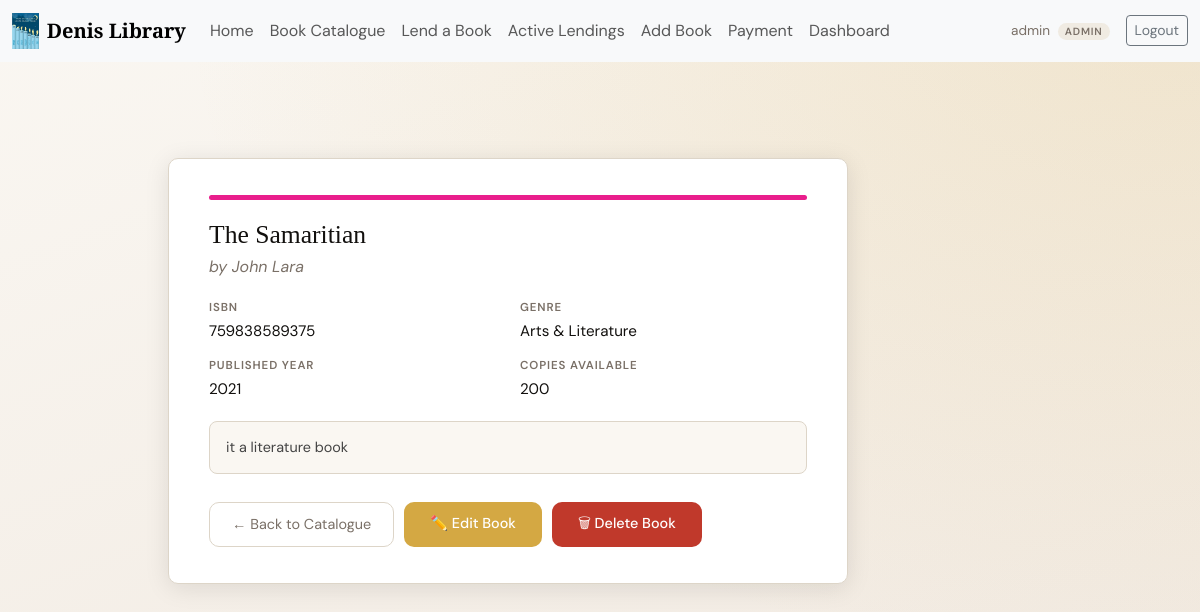
The page /book/1/ (signed in) on the database as committed earlier.
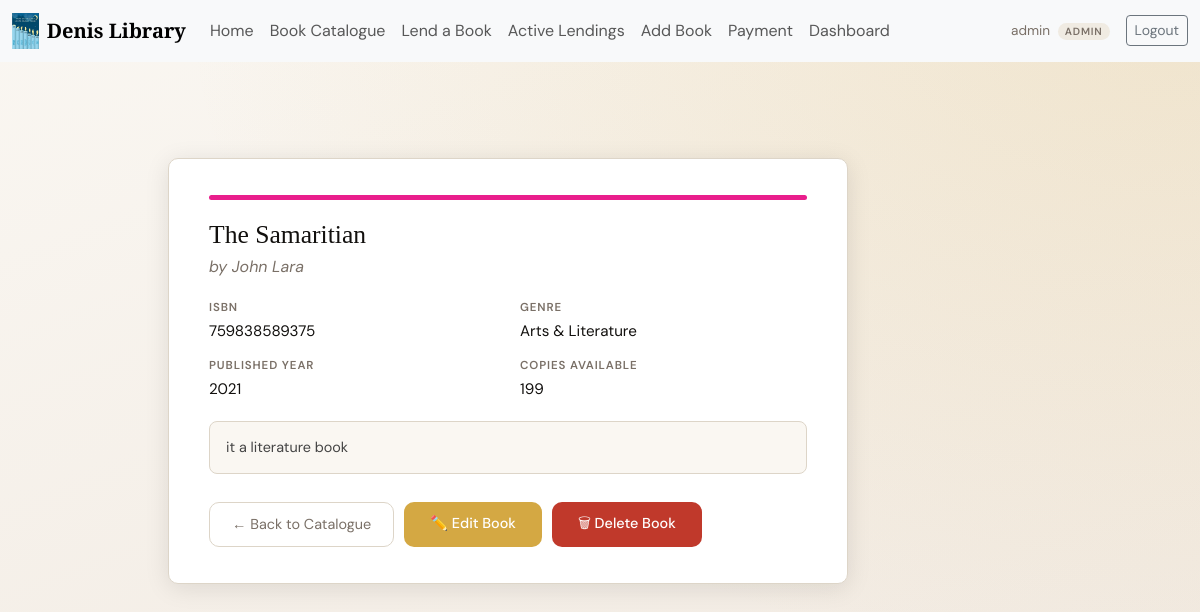
The same page on the database as committed later.
### borrowed_books/models.py (models this page shows, shortened)
class Book(models.Model):
    GENRE_CHOICES = [
        ('fiction', 'Fiction'),
        ('non_fiction', 'Non-Fiction'),
        ('science', 'Science'),
        ('history', 'History'),
        ('biography', 'Biography'),
        ('technology', 'Technology'),
        ('arts', 'Arts & Literature'),
        ('other', 'Other'),
    ]
    title = models.CharField(max_length=255)
    author = models.CharField(max_length=255)
    isbn = models.CharField(max_length=20, unique=True)
    genre = models.CharField(max_length=50, choices=GENRE_CHOICES, default='other')
    published_year = models.PositiveIntegerField()
    copies_available = models.PositiveIntegerField(default=1)
    description = models.TextField(blank=True)
    date_added = models.DateTimeField(auto_now_add=True)
    class Meta:
        ordering = ['-date_added']

### borrowed_books/views.py (the view)
# urls.py: path('book/<int:pk>/', views.BookDetail, name='BookDetail'),   # READ detail → /book/5/
@login_required
def BookDetail(request, pk):
    book = get_object_or_404(Book, pk=pk)
    return render(request, 'BookDetail.html', {'book': book})

### borrowed_books/templates/BookDetail.html (shortened to what this page needs)
{% extends 'base.html' %}
{% block content %}
<main>
  <div class="detail-card">
    <div class="detail-spine genre-{{ book.genre }}"></div>
    <h2>{{ book.title }}</h2>
    <p class="detail-author">by {{ book.author }}</p>
    <div class="detail-grid">
      <div class="detail-field">
        <label>ISBN</label>
        <span>{{ book.isbn }}</span>
      </div>
      <div class="detail-field">
        <label>Genre</label>
        <span>{{ book.get_genre_display }}</span>
      </div>
      <div class="detail-field">
        <label>Published Year</label>
        <span>{{ book.published_year }}</span>
      </div>
      <div class="detail-field">
        <label>Copies Available</label>
        <span>{{ book.copies_available }}</span>
      </div>
    </div>
    {% if book.description %}
      <div class="detail-desc">{{ book.description }}</div>
    {% endif %}
    <div class="detail-actions">
      <a href="{% url 'BookCatalogue' %}" class="btn-back">← Back to Catalogue</a>
      <a href="{% url 'EditBook' book.pk %}" class="btn-edit-lg">✏️ Edit Book</a>
      <a href="{% url 'DeleteBook' book.pk %}" class="btn-del-lg">🗑 Delete Book</a>
    </div>
  </div>
</main>
{% endblock %}

Rows that differ between the two databases and show on the page:
changed Book "The Samaritian": copies_available "200" → "199"
